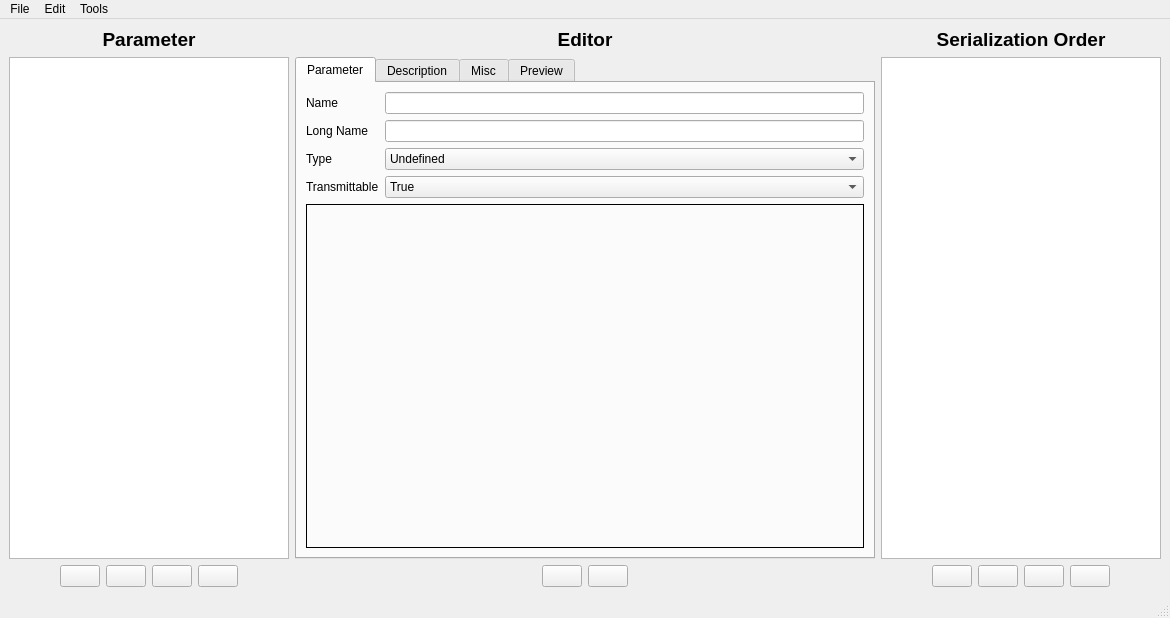
<?xml version="1.0" encoding="UTF-8"?>
<ui version="4.0">
 <class>ParameterEditor</class>
 <widget class="QMainWindow" name="ParameterEditor">
  <property name="geometry">
   <rect>
    <x>0</x>
    <y>0</y>
    <width>1170</width>
    <height>618</height>
   </rect>
  </property>
  <property name="windowTitle">
   <string>ENNOID-BMS Parameter Editor</string>
  </property>
  <property name="windowIcon">
   <iconset resource="res.qrc">
    <normaloff>:/res/icons/Horizontal Settings Mixer-96.png</normaloff>:/res/icons/Horizontal Settings Mixer-96.png</iconset>
  </property>
  <widget class="QWidget" name="centralwidget">
   <layout class="QHBoxLayout" name="horizontalLayout_6" stretch="0,1,0">
    <item>
     <layout class="QVBoxLayout" name="verticalLayout_2">
      <item>
       <widget class="QLabel" name="label">
        <property name="text">
         <string>&lt;html&gt;&lt;head/&gt;&lt;body&gt;&lt;p&gt;&lt;span style=&quot; font-size:14pt; font-weight:600;&quot;&gt;Parameter&lt;/span&gt;&lt;/p&gt;&lt;/body&gt;&lt;/html&gt;</string>
        </property>
        <property name="alignment">
         <set>Qt::AlignCenter</set>
        </property>
       </widget>
      </item>
      <item>
       <widget class="QListWidget" name="paramList">
        <property name="minimumSize">
         <size>
          <width>280</width>
          <height>0</height>
         </size>
        </property>
        <property name="maximumSize">
         <size>
          <width>280</width>
          <height>16777215</height>
         </size>
        </property>
       </widget>
      </item>
      <item>
       <layout class="QHBoxLayout" name="horizontalLayout">
        <item>
         <spacer name="horizontalSpacer_3">
          <property name="orientation">
           <enum>Qt::Horizontal</enum>
          </property>
          <property name="sizeHint" stdset="0">
           <size>
            <width>40</width>
            <height>20</height>
           </size>
          </property>
         </spacer>
        </item>
        <item>
         <widget class="QPushButton" name="paramRemoveButton">
          <property name="toolTip">
           <string>Delete</string>
          </property>
          <property name="text">
           <string/>
          </property>
          <property name="icon">
           <iconset resource="res.qrc">
            <normaloff>:/res/icons/Delete-96.png</normaloff>:/res/icons/Delete-96.png</iconset>
          </property>
         </widget>
        </item>
        <item>
         <widget class="QPushButton" name="paramDownButton">
          <property name="toolTip">
           <string>Move down</string>
          </property>
          <property name="text">
           <string/>
          </property>
          <property name="icon">
           <iconset resource="res.qrc">
            <normaloff>:/res/icons/Down-96.png</normaloff>:/res/icons/Down-96.png</iconset>
          </property>
         </widget>
        </item>
        <item>
         <widget class="QPushButton" name="paramUpButton">
          <property name="toolTip">
           <string>Move up</string>
          </property>
          <property name="text">
           <string/>
          </property>
          <property name="icon">
           <iconset resource="res.qrc">
            <normaloff>:/res/icons/Up-96.png</normaloff>:/res/icons/Up-96.png</iconset>
          </property>
         </widget>
        </item>
        <item>
         <widget class="QPushButton" name="paramOpenButton">
          <property name="toolTip">
           <string>Open in editor</string>
          </property>
          <property name="text">
           <string/>
          </property>
          <property name="icon">
           <iconset resource="res.qrc">
            <normaloff>:/res/icons/Open Folder-96.png</normaloff>:/res/icons/Open Folder-96.png</iconset>
          </property>
         </widget>
        </item>
        <item>
         <spacer name="horizontalSpacer_4">
          <property name="orientation">
           <enum>Qt::Horizontal</enum>
          </property>
          <property name="sizeHint" stdset="0">
           <size>
            <width>40</width>
            <height>20</height>
           </size>
          </property>
         </spacer>
        </item>
       </layout>
      </item>
     </layout>
    </item>
    <item>
     <layout class="QVBoxLayout" name="verticalLayout_7">
      <item>
       <widget class="QLabel" name="label_16">
        <property name="text">
         <string>&lt;html&gt;&lt;head/&gt;&lt;body&gt;&lt;p&gt;&lt;span style=&quot; font-size:14pt; font-weight:600;&quot;&gt;Editor&lt;/span&gt;&lt;/p&gt;&lt;/body&gt;&lt;/html&gt;</string>
        </property>
        <property name="alignment">
         <set>Qt::AlignCenter</set>
        </property>
       </widget>
      </item>
      <item>
       <widget class="QTabWidget" name="tabWidget">
        <property name="currentIndex">
         <number>0</number>
        </property>
        <widget class="QWidget" name="tab">
         <attribute name="title">
          <string>Parameter</string>
         </attribute>
         <layout class="QVBoxLayout" name="verticalLayout_6">
          <item>
           <layout class="QGridLayout" name="gridLayout">
            <item row="2" column="0">
             <widget class="QLabel" name="label_5">
              <property name="text">
               <string>Type</string>
              </property>
             </widget>
            </item>
            <item row="1" column="0">
             <widget class="QLabel" name="label_4">
              <property name="text">
               <string>Long Name</string>
              </property>
             </widget>
            </item>
            <item row="1" column="1">
             <widget class="QLineEdit" name="longNameEdit"/>
            </item>
            <item row="0" column="1">
             <widget class="QLineEdit" name="nameEdit"/>
            </item>
            <item row="2" column="1">
             <widget class="QComboBox" name="typeBox">
              <item>
               <property name="text">
                <string>Undefined</string>
               </property>
              </item>
              <item>
               <property name="text">
                <string>Double</string>
               </property>
              </item>
              <item>
               <property name="text">
                <string>Int</string>
               </property>
              </item>
              <item>
               <property name="text">
                <string>String</string>
               </property>
              </item>
              <item>
               <property name="text">
                <string>Enum</string>
               </property>
              </item>
              <item>
               <property name="text">
                <string>Bool</string>
               </property>
              </item>
             </widget>
            </item>
            <item row="0" column="0">
             <widget class="QLabel" name="label_3">
              <property name="text">
               <string>Name</string>
              </property>
             </widget>
            </item>
            <item row="3" column="0">
             <widget class="QLabel" name="label_13">
              <property name="text">
               <string>Transmittable</string>
              </property>
             </widget>
            </item>
            <item row="3" column="1">
             <widget class="QComboBox" name="transmittableBox">
              <item>
               <property name="text">
                <string>True</string>
               </property>
              </item>
              <item>
               <property name="text">
                <string>False</string>
               </property>
              </item>
             </widget>
            </item>
           </layout>
          </item>
          <item>
           <widget class="QStackedWidget" name="stackedWidget">
            <property name="frameShape">
             <enum>QFrame::Box</enum>
            </property>
            <property name="currentIndex">
             <number>0</number>
            </property>
            <widget class="QWidget" name="page_2"/>
            <widget class="QWidget" name="page">
             <layout class="QVBoxLayout" name="verticalLayout_4">
              <item>
               <layout class="QGridLayout" name="gridLayout_2" columnstretch="0,0,0,0">
                <item row="5" column="0">
                 <widget class="QLabel" name="label_27">
                  <property name="text">
                   <string>Editor Decimals</string>
                  </property>
                 </widget>
                </item>
                <item row="1" column="1" colspan="3">
                 <widget class="QDoubleSpinBox" name="doubleMaxBox">
                  <property name="decimals">
                   <number>8</number>
                  </property>
                  <property name="minimum">
                   <double>-100000000000.000000000000000</double>
                  </property>
                  <property name="maximum">
                   <double>100000000000.000000000000000</double>
                  </property>
                  <property name="value">
                   <double>100.000000000000000</double>
                  </property>
                 </widget>
                </item>
                <item row="0" column="0">
                 <widget class="QLabel" name="label_6">
                  <property name="text">
                   <string>Default Value</string>
                  </property>
                 </widget>
                </item>
                <item row="1" column="0">
                 <widget class="QLabel" name="label_7">
                  <property name="text">
                   <string>Maximum Value</string>
                  </property>
                 </widget>
                </item>
                <item row="0" column="1" colspan="3">
                 <widget class="QDoubleSpinBox" name="doubleValBox">
                  <property name="decimals">
                   <number>8</number>
                  </property>
                  <property name="minimum">
                   <double>-10000000000.000000000000000</double>
                  </property>
                  <property name="maximum">
                   <double>10000000000.000000000000000</double>
                  </property>
                  <property name="value">
                   <double>0.000000000000000</double>
                  </property>
                 </widget>
                </item>
                <item row="7" column="1" colspan="3">
                 <widget class="QComboBox" name="doubleTxTypeBox">
                  <property name="currentIndex">
                   <number>0</number>
                  </property>
                  <item>
                   <property name="text">
                    <string>DOUBLE_16</string>
                   </property>
                  </item>
                  <item>
                   <property name="text">
                    <string>DOUBLE_32</string>
                   </property>
                  </item>
                  <item>
                   <property name="text">
                    <string>DOUBLE_32_AUTO</string>
                   </property>
                  </item>
                 </widget>
                </item>
                <item row="2" column="1" colspan="3">
                 <widget class="QDoubleSpinBox" name="doubleMinBox">
                  <property name="decimals">
                   <number>8</number>
                  </property>
                  <property name="minimum">
                   <double>-100000000000.000000000000000</double>
                  </property>
                  <property name="maximum">
                   <double>100000000000.000000000000000</double>
                  </property>
                  <property name="value">
                   <double>-100.000000000000000</double>
                  </property>
                 </widget>
                </item>
                <item row="6" column="1" colspan="3">
                 <widget class="QLineEdit" name="doubleSuffixEdit"/>
                </item>
                <item row="8" column="1">
                 <widget class="QDoubleSpinBox" name="doubleTxScaleBaseBox">
                  <property name="value">
                   <double>1.000000000000000</double>
                  </property>
                 </widget>
                </item>
                <item row="4" column="0">
                 <widget class="QLabel" name="label_10">
                  <property name="text">
                   <string>Editor Scale</string>
                  </property>
                 </widget>
                </item>
                <item row="7" column="0">
                 <widget class="QLabel" name="label_12">
                  <property name="text">
                   <string>TX Type</string>
                  </property>
                 </widget>
                </item>
                <item row="8" column="0">
                 <widget class="QLabel" name="doubleTxScaleLabel">
                  <property name="text">
                   <string>TX  Scale</string>
                  </property>
                 </widget>
                </item>
                <item row="8" column="2">
                 <widget class="QLabel" name="doubleTxScaleExpLabel">
                  <property name="sizePolicy">
                   <sizepolicy hsizetype="Fixed" vsizetype="Preferred">
                    <horstretch>0</horstretch>
                    <verstretch>0</verstretch>
                   </sizepolicy>
                  </property>
                  <property name="text">
                   <string>x 10^</string>
                  </property>
                 </widget>
                </item>
                <item row="8" column="3">
                 <widget class="QDoubleSpinBox" name="doubleTxScaleExpBox">
                  <property name="decimals">
                   <number>0</number>
                  </property>
                  <property name="minimum">
                   <double>-99.000000000000000</double>
                  </property>
                  <property name="maximum">
                   <double>99.000000000000000</double>
                  </property>
                 </widget>
                </item>
                <item row="3" column="0">
                 <widget class="QLabel" name="label_9">
                  <property name="text">
                   <string>Editor Step</string>
                  </property>
                 </widget>
                </item>
                <item row="2" column="0">
                 <widget class="QLabel" name="label_8">
                  <property name="text">
                   <string>Minimum Value</string>
                  </property>
                 </widget>
                </item>
                <item row="6" column="0">
                 <widget class="QLabel" name="label_11">
                  <property name="text">
                   <string>Suffix</string>
                  </property>
                 </widget>
                </item>
                <item row="4" column="1">
                 <widget class="QDoubleSpinBox" name="doubleEditorScaleBox">
                  <property name="decimals">
                   <number>8</number>
                  </property>
                  <property name="maximum">
                   <double>100000000.000000000000000</double>
                  </property>
                  <property name="value">
                   <double>1.000000000000000</double>
                  </property>
                 </widget>
                </item>
                <item row="4" column="2" colspan="2">
                 <widget class="QCheckBox" name="doubleEditPercentageBox">
                  <property name="text">
                   <string>Edit as Percentage</string>
                  </property>
                 </widget>
                </item>
                <item row="3" column="1">
                 <widget class="QDoubleSpinBox" name="doubleStep">
                  <property name="decimals">
                   <number>8</number>
                  </property>
                  <property name="maximum">
                   <double>100000000.000000000000000</double>
                  </property>
                  <property name="value">
                   <double>1.000000000000000</double>
                  </property>
                 </widget>
                </item>
                <item row="3" column="2" colspan="2">
                 <widget class="QCheckBox" name="doubleShowDisplayBox">
                  <property name="text">
                   <string>Show Display</string>
                  </property>
                 </widget>
                </item>
                <item row="5" column="1" colspan="3">
                 <widget class="QSpinBox" name="doubleDecimalsBox">
                  <property name="maximum">
                   <number>10</number>
                  </property>
                  <property name="value">
                   <number>2</number>
                  </property>
                 </widget>
                </item>
               </layout>
              </item>
              <item>
               <spacer name="verticalSpacer">
                <property name="orientation">
                 <enum>Qt::Vertical</enum>
                </property>
                <property name="sizeHint" stdset="0">
                 <size>
                  <width>20</width>
                  <height>149</height>
                 </size>
                </property>
               </spacer>
              </item>
             </layout>
            </widget>
            <widget class="QWidget" name="page_3">
             <layout class="QVBoxLayout" name="verticalLayout_10">
              <item>
               <layout class="QGridLayout" name="gridLayout_3">
                <item row="0" column="0">
                 <widget class="QLabel" name="label_21">
                  <property name="text">
                   <string>Default Value</string>
                  </property>
                 </widget>
                </item>
                <item row="0" column="1" colspan="2">
                 <widget class="QSpinBox" name="intValBox">
                  <property name="minimum">
                   <number>-100000000</number>
                  </property>
                  <property name="maximum">
                   <number>100000000</number>
                  </property>
                 </widget>
                </item>
                <item row="1" column="0">
                 <widget class="QLabel" name="label_22">
                  <property name="text">
                   <string>Max</string>
                  </property>
                 </widget>
                </item>
                <item row="1" column="1" colspan="2">
                 <widget class="QSpinBox" name="intMaxBox">
                  <property name="minimum">
                   <number>-100000000</number>
                  </property>
                  <property name="maximum">
                   <number>100000000</number>
                  </property>
                  <property name="value">
                   <number>5000</number>
                  </property>
                 </widget>
                </item>
                <item row="2" column="0">
                 <widget class="QLabel" name="label_19">
                  <property name="text">
                   <string>Min</string>
                  </property>
                 </widget>
                </item>
                <item row="2" column="1" colspan="2">
                 <widget class="QSpinBox" name="intMinBox">
                  <property name="minimum">
                   <number>-100000000</number>
                  </property>
                  <property name="maximum">
                   <number>100000000</number>
                  </property>
                  <property name="value">
                   <number>-5000</number>
                  </property>
                 </widget>
                </item>
                <item row="3" column="0">
                 <widget class="QLabel" name="label_20">
                  <property name="text">
                   <string>Editor Step</string>
                  </property>
                 </widget>
                </item>
                <item row="4" column="0">
                 <widget class="QLabel" name="label_18">
                  <property name="text">
                   <string>Editor Scale</string>
                  </property>
                 </widget>
                </item>
                <item row="4" column="2">
                 <widget class="QCheckBox" name="intEditPercentageBox">
                  <property name="text">
                   <string>Edit as Percentage</string>
                  </property>
                 </widget>
                </item>
                <item row="5" column="0">
                 <widget class="QLabel" name="label_15">
                  <property name="text">
                   <string>Suffix</string>
                  </property>
                 </widget>
                </item>
                <item row="6" column="0">
                 <widget class="QLabel" name="label_17">
                  <property name="text">
                   <string>TX Type</string>
                  </property>
                 </widget>
                </item>
                <item row="6" column="1" colspan="2">
                 <widget class="QComboBox" name="intTxTypeBox">
                  <item>
                   <property name="text">
                    <string>UINT_8</string>
                   </property>
                  </item>
                  <item>
                   <property name="text">
                    <string>INT_8</string>
                   </property>
                  </item>
                  <item>
                   <property name="text">
                    <string>UINT_16</string>
                   </property>
                  </item>
                  <item>
                   <property name="text">
                    <string>INT_16</string>
                   </property>
                  </item>
                  <item>
                   <property name="text">
                    <string>UINT_32</string>
                   </property>
                  </item>
                  <item>
                   <property name="text">
                    <string>INT_32</string>
                   </property>
                  </item>
                 </widget>
                </item>
                <item row="5" column="1" colspan="2">
                 <widget class="QLineEdit" name="intSuffixEdit"/>
                </item>
                <item row="3" column="1">
                 <widget class="QSpinBox" name="intStepBox">
                  <property name="minimum">
                   <number>-100000000</number>
                  </property>
                  <property name="maximum">
                   <number>100000000</number>
                  </property>
                  <property name="value">
                   <number>1</number>
                  </property>
                 </widget>
                </item>
                <item row="3" column="2">
                 <widget class="QCheckBox" name="intShowDisplayBox">
                  <property name="text">
                   <string>Show Display</string>
                  </property>
                 </widget>
                </item>
                <item row="4" column="1">
                 <widget class="QDoubleSpinBox" name="intEditorScaleBox">
                  <property name="decimals">
                   <number>8</number>
                  </property>
                  <property name="maximum">
                   <double>100000000.000000000000000</double>
                  </property>
                  <property name="value">
                   <double>1.000000000000000</double>
                  </property>
                 </widget>
                </item>
               </layout>
              </item>
              <item>
               <spacer name="verticalSpacer_2">
                <property name="orientation">
                 <enum>Qt::Vertical</enum>
                </property>
                <property name="sizeHint" stdset="0">
                 <size>
                  <width>20</width>
                  <height>76</height>
                 </size>
                </property>
               </spacer>
              </item>
             </layout>
            </widget>
            <widget class="QWidget" name="page_4">
             <layout class="QVBoxLayout" name="verticalLayout_12">
              <item>
               <layout class="QHBoxLayout" name="horizontalLayout_4">
                <item>
                 <widget class="QLabel" name="label_23">
                  <property name="text">
                   <string>Default Value</string>
                  </property>
                 </widget>
                </item>
                <item>
                 <widget class="QLineEdit" name="stringValEdit"/>
                </item>
               </layout>
              </item>
              <item>
               <spacer name="verticalSpacer_3">
                <property name="orientation">
                 <enum>Qt::Vertical</enum>
                </property>
                <property name="sizeHint" stdset="0">
                 <size>
                  <width>20</width>
                  <height>394</height>
                 </size>
                </property>
               </spacer>
              </item>
             </layout>
            </widget>
            <widget class="QWidget" name="page_5">
             <layout class="QVBoxLayout" name="verticalLayout_13">
              <item>
               <widget class="QListWidget" name="enumList"/>
              </item>
              <item>
               <layout class="QHBoxLayout" name="horizontalLayout_5">
                <item>
                 <spacer name="horizontalSpacer">
                  <property name="orientation">
                   <enum>Qt::Horizontal</enum>
                  </property>
                  <property name="sizeHint" stdset="0">
                   <size>
                    <width>40</width>
                    <height>20</height>
                   </size>
                  </property>
                 </spacer>
                </item>
                <item>
                 <widget class="QPushButton" name="enumRemoveButton">
                  <property name="toolTip">
                   <string>Delete</string>
                  </property>
                  <property name="text">
                   <string/>
                  </property>
                  <property name="icon">
                   <iconset resource="res.qrc">
                    <normaloff>:/res/icons/Delete-96.png</normaloff>:/res/icons/Delete-96.png</iconset>
                  </property>
                 </widget>
                </item>
                <item>
                 <widget class="QPushButton" name="enumMoveDownButton">
                  <property name="toolTip">
                   <string>Move down</string>
                  </property>
                  <property name="text">
                   <string/>
                  </property>
                  <property name="icon">
                   <iconset resource="res.qrc">
                    <normaloff>:/res/icons/Down-96.png</normaloff>:/res/icons/Down-96.png</iconset>
                  </property>
                 </widget>
                </item>
                <item>
                 <widget class="QPushButton" name="enumMoveUpButton">
                  <property name="toolTip">
                   <string>Move up</string>
                  </property>
                  <property name="text">
                   <string/>
                  </property>
                  <property name="icon">
                   <iconset resource="res.qrc">
                    <normaloff>:/res/icons/Up-96.png</normaloff>:/res/icons/Up-96.png</iconset>
                  </property>
                 </widget>
                </item>
                <item>
                 <widget class="QPushButton" name="enumAddButton">
                  <property name="toolTip">
                   <string>Add new</string>
                  </property>
                  <property name="text">
                   <string/>
                  </property>
                  <property name="icon">
                   <iconset resource="res.qrc">
                    <normaloff>:/res/icons/Plus Math-96.png</normaloff>:/res/icons/Plus Math-96.png</iconset>
                  </property>
                 </widget>
                </item>
                <item>
                 <spacer name="horizontalSpacer_8">
                  <property name="orientation">
                   <enum>Qt::Horizontal</enum>
                  </property>
                  <property name="sizeHint" stdset="0">
                   <size>
                    <width>40</width>
                    <height>20</height>
                   </size>
                  </property>
                 </spacer>
                </item>
               </layout>
              </item>
             </layout>
            </widget>
            <widget class="QWidget" name="page_6">
             <layout class="QVBoxLayout" name="verticalLayout_5">
              <item>
               <layout class="QHBoxLayout" name="horizontalLayout_7" stretch="0,1">
                <item>
                 <widget class="QLabel" name="label_24">
                  <property name="text">
                   <string>Default Value</string>
                  </property>
                 </widget>
                </item>
                <item>
                 <widget class="QComboBox" name="boolBox">
                  <item>
                   <property name="text">
                    <string>False</string>
                   </property>
                  </item>
                  <item>
                   <property name="text">
                    <string>True</string>
                   </property>
                  </item>
                 </widget>
                </item>
               </layout>
              </item>
              <item>
               <spacer name="verticalSpacer_4">
                <property name="orientation">
                 <enum>Qt::Vertical</enum>
                </property>
                <property name="sizeHint" stdset="0">
                 <size>
                  <width>20</width>
                  <height>288</height>
                 </size>
                </property>
               </spacer>
              </item>
             </layout>
            </widget>
           </widget>
          </item>
         </layout>
        </widget>
        <widget class="QWidget" name="tab_2">
         <attribute name="title">
          <string>Description</string>
         </attribute>
         <layout class="QVBoxLayout" name="verticalLayout_3">
          <item>
           <widget class="MRichTextEdit" name="descriptionEdit" native="true"/>
          </item>
         </layout>
        </widget>
        <widget class="QWidget" name="tab_3">
         <attribute name="title">
          <string>Misc</string>
         </attribute>
         <layout class="QVBoxLayout" name="verticalLayout_8">
          <item>
           <layout class="QGridLayout" name="gridLayout_4">
            <item row="0" column="0">
             <widget class="QLabel" name="label_25">
              <property name="text">
               <string>C Define</string>
              </property>
             </widget>
            </item>
            <item row="0" column="1">
             <widget class="QLineEdit" name="cDefineEdit"/>
            </item>
           </layout>
          </item>
          <item>
           <spacer name="verticalSpacer_5">
            <property name="orientation">
             <enum>Qt::Vertical</enum>
            </property>
            <property name="sizeHint" stdset="0">
             <size>
              <width>20</width>
              <height>415</height>
             </size>
            </property>
           </spacer>
          </item>
         </layout>
        </widget>
        <widget class="QWidget" name="tab_4">
         <attribute name="title">
          <string>Preview</string>
         </attribute>
         <layout class="QVBoxLayout" name="verticalLayout_9">
          <item>
           <widget class="QLabel" name="label_26">
            <property name="text">
             <string>&lt;html&gt;&lt;head/&gt;&lt;body&gt;&lt;p&gt;This is what the editor of this parameter is going to look like. This preview is updated when a parameter is opened for editing, and when changes are saved.&lt;/p&gt;&lt;/body&gt;&lt;/html&gt;</string>
            </property>
            <property name="alignment">
             <set>Qt::AlignCenter</set>
            </property>
            <property name="wordWrap">
             <bool>true</bool>
            </property>
           </widget>
          </item>
          <item>
           <widget class="ParamTable" name="previewTable"/>
          </item>
         </layout>
        </widget>
       </widget>
      </item>
      <item>
       <layout class="QHBoxLayout" name="horizontalLayout_3">
        <item>
         <spacer name="horizontalSpacer_2">
          <property name="orientation">
           <enum>Qt::Horizontal</enum>
          </property>
          <property name="sizeHint" stdset="0">
           <size>
            <width>40</width>
            <height>20</height>
           </size>
          </property>
         </spacer>
        </item>
        <item>
         <widget class="QPushButton" name="paramResetButton">
          <property name="sizePolicy">
           <sizepolicy hsizetype="Fixed" vsizetype="Fixed">
            <horstretch>0</horstretch>
            <verstretch>0</verstretch>
           </sizepolicy>
          </property>
          <property name="toolTip">
           <string>Reset editor</string>
          </property>
          <property name="text">
           <string/>
          </property>
          <property name="icon">
           <iconset resource="res.qrc">
            <normaloff>:/res/icons/Delete-96.png</normaloff>:/res/icons/Delete-96.png</iconset>
          </property>
         </widget>
        </item>
        <item>
         <widget class="QPushButton" name="paramSaveButton">
          <property name="sizePolicy">
           <sizepolicy hsizetype="Fixed" vsizetype="Fixed">
            <horstretch>0</horstretch>
            <verstretch>0</verstretch>
           </sizepolicy>
          </property>
          <property name="toolTip">
           <string>&lt;html&gt;&lt;head/&gt;&lt;body&gt;&lt;p&gt;Save changes (or make new parameter if this name does not exist)&lt;/p&gt;&lt;/body&gt;&lt;/html&gt;</string>
          </property>
          <property name="text">
           <string/>
          </property>
          <property name="icon">
           <iconset resource="res.qrc">
            <normaloff>:/res/icons/Save-96.png</normaloff>:/res/icons/Save-96.png</iconset>
          </property>
          <property name="shortcut">
           <string>Ctrl+S</string>
          </property>
         </widget>
        </item>
        <item>
         <spacer name="horizontalSpacer_7">
          <property name="orientation">
           <enum>Qt::Horizontal</enum>
          </property>
          <property name="sizeHint" stdset="0">
           <size>
            <width>40</width>
            <height>20</height>
           </size>
          </property>
         </spacer>
        </item>
       </layout>
      </item>
     </layout>
    </item>
    <item>
     <layout class="QVBoxLayout" name="verticalLayout">
      <item>
       <widget class="QLabel" name="label_2">
        <property name="text">
         <string>&lt;html&gt;&lt;head/&gt;&lt;body&gt;&lt;p&gt;&lt;span style=&quot; font-size:14pt; font-weight:600;&quot;&gt;Serialization Order&lt;/span&gt;&lt;/p&gt;&lt;/body&gt;&lt;/html&gt;</string>
        </property>
        <property name="alignment">
         <set>Qt::AlignCenter</set>
        </property>
       </widget>
      </item>
      <item>
       <widget class="QListWidget" name="paramSerialOrderList">
        <property name="minimumSize">
         <size>
          <width>280</width>
          <height>0</height>
         </size>
        </property>
        <property name="maximumSize">
         <size>
          <width>280</width>
          <height>16777215</height>
         </size>
        </property>
       </widget>
      </item>
      <item>
       <layout class="QHBoxLayout" name="horizontalLayout_2">
        <item>
         <spacer name="horizontalSpacer_5">
          <property name="orientation">
           <enum>Qt::Horizontal</enum>
          </property>
          <property name="sizeHint" stdset="0">
           <size>
            <width>40</width>
            <height>20</height>
           </size>
          </property>
         </spacer>
        </item>
        <item>
         <widget class="QPushButton" name="serRemoveButton">
          <property name="toolTip">
           <string>Delete</string>
          </property>
          <property name="text">
           <string/>
          </property>
          <property name="icon">
           <iconset resource="res.qrc">
            <normaloff>:/res/icons/Delete-96.png</normaloff>:/res/icons/Delete-96.png</iconset>
          </property>
         </widget>
        </item>
        <item>
         <widget class="QPushButton" name="serDownButton">
          <property name="toolTip">
           <string>Move down</string>
          </property>
          <property name="text">
           <string/>
          </property>
          <property name="icon">
           <iconset resource="res.qrc">
            <normaloff>:/res/icons/Down-96.png</normaloff>:/res/icons/Down-96.png</iconset>
          </property>
         </widget>
        </item>
        <item>
         <widget class="QPushButton" name="serUpButton">
          <property name="toolTip">
           <string>Move up</string>
          </property>
          <property name="text">
           <string/>
          </property>
          <property name="icon">
           <iconset resource="res.qrc">
            <normaloff>:/res/icons/Up-96.png</normaloff>:/res/icons/Up-96.png</iconset>
          </property>
         </widget>
        </item>
        <item>
         <widget class="QPushButton" name="serAddButton">
          <property name="toolTip">
           <string>Add new</string>
          </property>
          <property name="text">
           <string/>
          </property>
          <property name="icon">
           <iconset resource="res.qrc">
            <normaloff>:/res/icons/Plus Math-96.png</normaloff>:/res/icons/Plus Math-96.png</iconset>
          </property>
         </widget>
        </item>
        <item>
         <spacer name="horizontalSpacer_6">
          <property name="orientation">
           <enum>Qt::Horizontal</enum>
          </property>
          <property name="sizeHint" stdset="0">
           <size>
            <width>40</width>
            <height>20</height>
           </size>
          </property>
         </spacer>
        </item>
       </layout>
      </item>
     </layout>
    </item>
   </layout>
  </widget>
  <widget class="QMenuBar" name="menubar">
   <property name="geometry">
    <rect>
     <x>0</x>
     <y>0</y>
     <width>1170</width>
     <height>21</height>
    </rect>
   </property>
   <widget class="QMenu" name="menuFile">
    <property name="title">
     <string>File</string>
    </property>
    <addaction name="actionLoad_XML"/>
    <addaction name="actionSave_XML_as"/>
   </widget>
   <widget class="QMenu" name="menuEdit">
    <property name="title">
     <string>Edit</string>
    </property>
    <addaction name="actionDeleteAll"/>
   </widget>
   <widget class="QMenu" name="menuTools">
    <property name="title">
     <string>Tools</string>
    </property>
    <addaction name="actionCalculatePacketSize"/>
   </widget>
   <addaction name="menuFile"/>
   <addaction name="menuEdit"/>
   <addaction name="menuTools"/>
  </widget>
  <widget class="QStatusBar" name="statusBar"/>
  <action name="actionLoad_XML">
   <property name="icon">
    <iconset resource="res.qrc">
     <normaloff>:/res/icons/Open Folder-96.png</normaloff>:/res/icons/Open Folder-96.png</iconset>
   </property>
   <property name="text">
    <string>Load XML</string>
   </property>
  </action>
  <action name="actionSave_XML_as">
   <property name="icon">
    <iconset resource="res.qrc">
     <normaloff>:/res/icons/Save as-96.png</normaloff>:/res/icons/Save as-96.png</iconset>
   </property>
   <property name="text">
    <string>Save XML as...</string>
   </property>
  </action>
  <action name="actionDeleteAll">
   <property name="icon">
    <iconset resource="res.qrc">
     <normaloff>:/res/icons/Delete-96.png</normaloff>:/res/icons/Delete-96.png</iconset>
   </property>
   <property name="text">
    <string>Delete All Data</string>
   </property>
  </action>
  <action name="actionCalculatePacketSize">
   <property name="icon">
    <iconset resource="res.qrc">
     <normaloff>:/res/icons/Calculator-96.png</normaloff>:/res/icons/Calculator-96.png</iconset>
   </property>
   <property name="text">
    <string>Calculate Packet Size</string>
   </property>
  </action>
 </widget>
 <customwidgets>
  <customwidget>
   <class>ParamTable</class>
   <extends>QTableWidget</extends>
   <header>widgets/paramtable.h</header>
  </customwidget>
  <customwidget>
   <class>MRichTextEdit</class>
   <extends>QWidget</extends>
   <header>widgets/mrichtextedit.h</header>
   <container>1</container>
  </customwidget>
 </customwidgets>
 <resources>
  <include location="res.qrc"/>
 </resources>
 <connections>
  <connection>
   <sender>typeBox</sender>
   <signal>currentIndexChanged(int)</signal>
   <receiver>stackedWidget</receiver>
   <slot>setCurrentIndex(int)</slot>
   <hints>
    <hint type="sourcelabel">
     <x>588</x>
     <y>203</y>
    </hint>
    <hint type="destinationlabel">
     <x>587</x>
     <y>226</y>
    </hint>
   </hints>
  </connection>
 </connections>
</ui>
